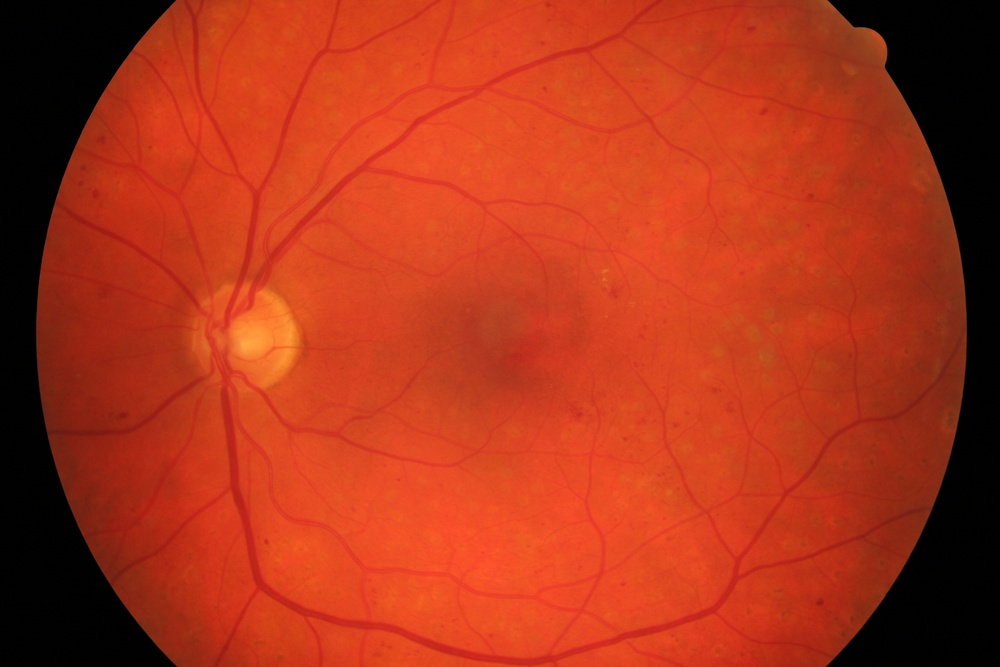
#> input picture images/01_dr.JPG, 1000 x 667 px, shrunk from 3504 x 2336 before the run, given in place of 15_g.jpg, which was not available
$ jupyter execute --allow-errors na_3.ipynb
#> lines starting #> are read from the running program, lines starting #| are printed output that depends on the picture; long printed decimals are rounded; pictures that were not available may be replaced by others from this repository, and a replacement may not be noted
[cell 1]
import os.path as path

import numpy
import rasterio as rio
import skimage
from skimage import exposure
from skimage import img_as_ubyte
from skimage import io

io.use_plugin('matplotlib', 'imshow')

test_image_name = '15_g'

def rescale(image):
    b, u = numpy.percentile(image, (2, 98))
    return skimage.exposure.rescale_intensity(image, in_range=(b, u))


def load_eye_photo(img_name):
#> called with img_name = '15_g'
    return img_as_ubyte(io.imread(path.join('images', f'{img_name}.jpg')))
#> returned value is the input picture: shape (667, 1000, 3); mean R, G, B 172.2, 52.8, 25.5


def load_manual_expert_mask(name):
    return img_as_ubyte(io.imread(path.join('manual1', f'{name}.tif')))


def load_outline_mask(name):
    return img_as_ubyte(rio.open(path.join('mask', f'{name}_mask.tif')).read())


img = load_eye_photo(test_image_name)
img_green = img[:, :, 1]
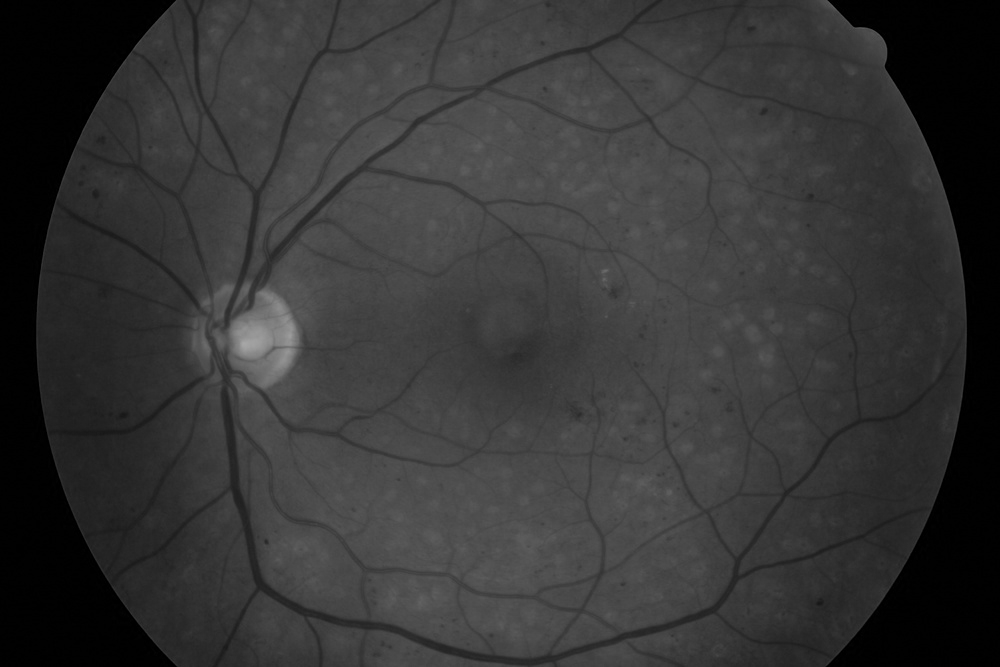
#> img_green: shape (667, 1000); min 0, max 167, mean 52.8
img_green = rescale(img_green)
#> in rescale, `b, u = numpy.percentile(image, (2, 98))`: b = 0; u = 84
#> in rescale, `return skimage.exposure.rescale_intensity(image, in_range=(b, u))`:
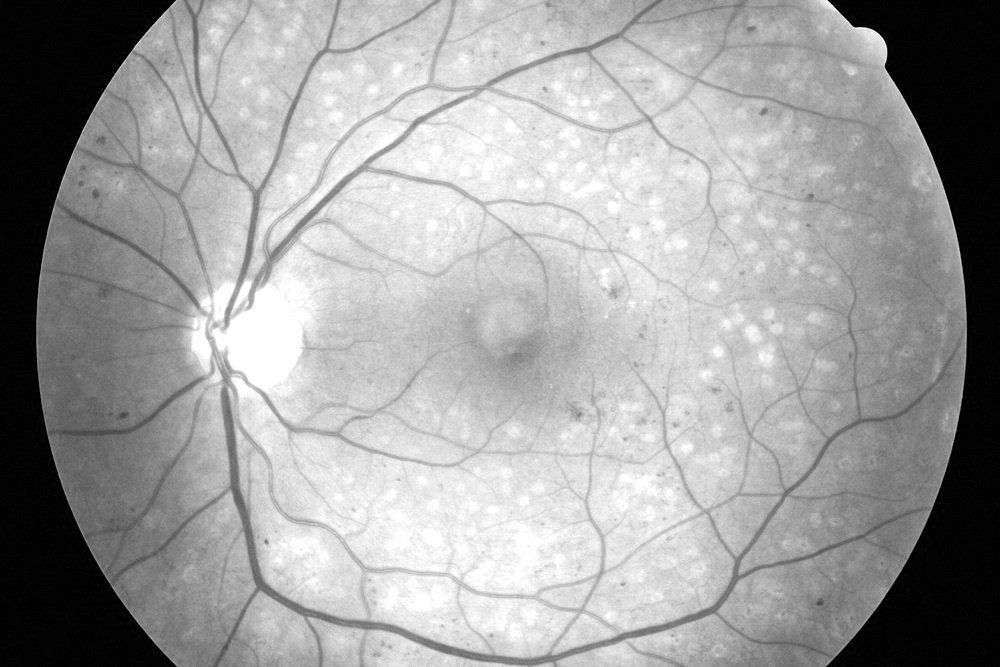
#> returned value: shape (667, 1000); min 0, max 255, mean 158.8

print("Green layer of input photo.")
io.imshow(img_green)

[cell 2]
import matplotlib.pyplot as plt
from skimage.filters import frangi, gaussian

img_filtered_float = frangi(gaussian(img_green.copy()))
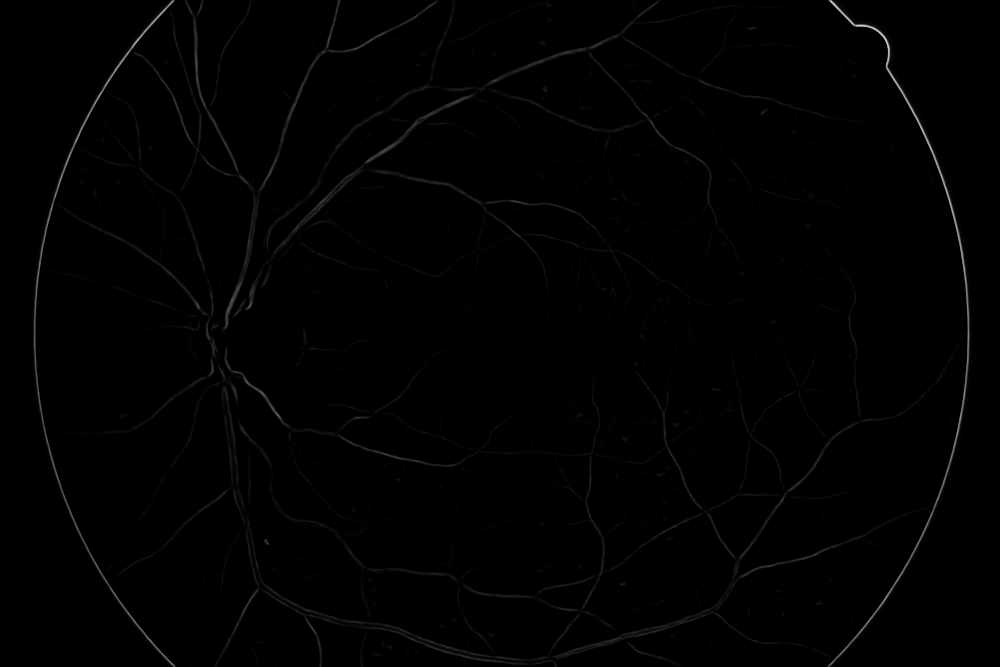
#> img_filtered_float: shape (667, 1000) float64; min 0, max 0.815, mean 0.00681
img_filtered = img_as_ubyte(rescale(img_filtered_float))
#> in rescale (call 2), `b, u = numpy.percentile(image, (2, 98))`: u = 0.0847
#> in rescale (call 2), `return skimage.exposure.rescale_intensity(image, in_range=(b, u))`:
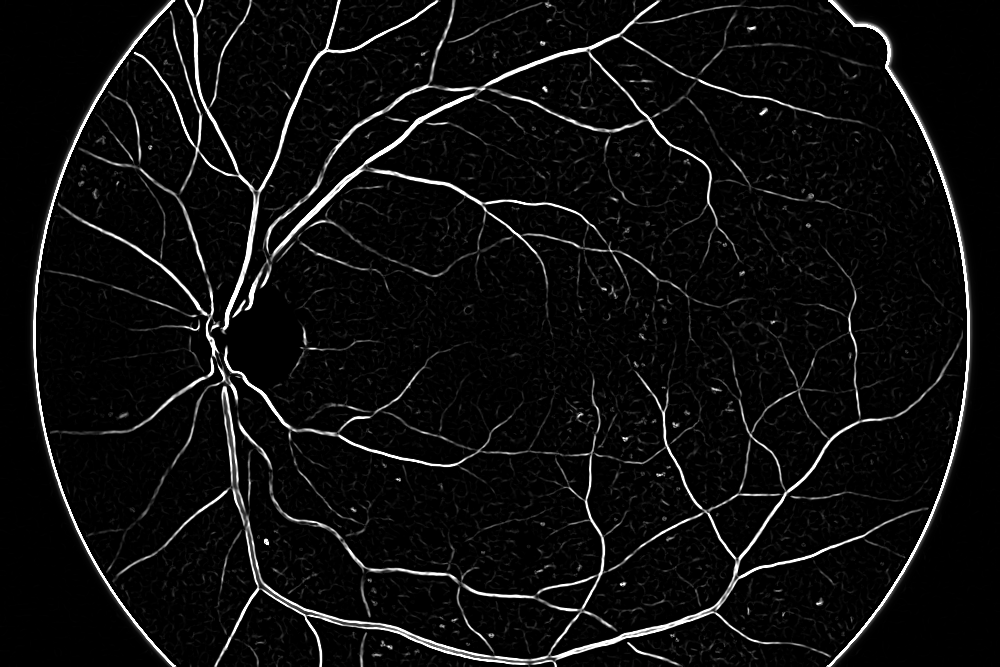
#> returned value: shape (667, 1000) float64; min 0, max 1, mean 0.0558

print("Mask created by classificator.")
plt.imshow(img_filtered, vmin=0, vmax=255, cmap=plt.cm.gray)

#> (a cell that did not finish here is left out)

outline_mask = outline_mask[0,:,:]
outline_mask = numpy.where(outline_mask == 255, 1, 0)
print("Outline mask.")
io.imshow(outline_mask, vmin=0, vmax=1, cmap=plt.cm.gray)

#> (a cell that did not finish here is left out)

[cell 5]
from skimage.filters import threshold_mean
from skimage.morphology import remove_small_objects

#> (the rest of this cell did not finish here and is left out)

[cell 6]
img_expert = load_manual_expert_mask(test_image_name)
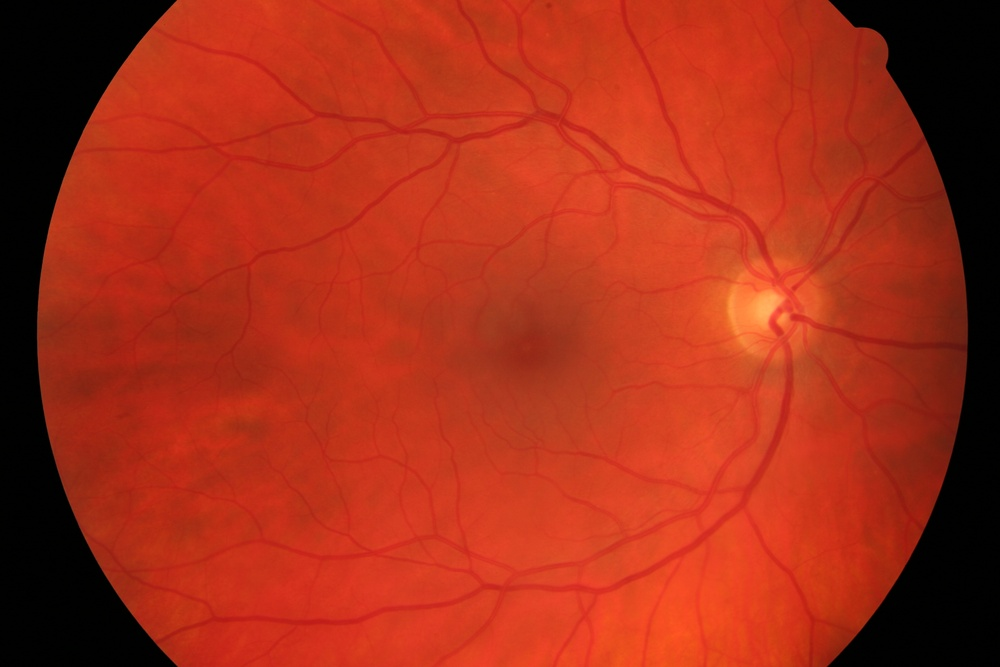
#> input picture images/01_g.jpg, 1000 x 667 px, shrunk from 3504 x 2336 before the run, given in place of 15_g.tif, which was not available
#> in load_manual_expert_mask, returned value is the input picture: shape (667, 1000, 3); mean R, G, B 165.2, 46, 24
print("Mask created by doctor manually - ground truth.")
io.imshow(img_expert, vmin=0, vmax=255, cmap=plt.cm.gray)

[cell 7]
from sklearn import metrics


ground_truth = img_expert.flatten().tolist()
#> ground_truth = 2001000 items
classifier_result = img.flatten().tolist()
#> classifier_result = 2001000 items

confusion = metrics.confusion_matrix(ground_truth, classifier_result)

# true positives / negatives
# false positives / negatives
TN, FP = confusion[0, 0], confusion[0, 1]
#> TN = 35575; FP = 46935
FN, TP = confusion[1, 0], confusion[1, 1]
#> FN = 77757; TP = 125212

accuracy = float(TP + TN) / float(TP + TN + FP + FN)
#> accuracy = 0.563
sensitivity = float(TP) / float(TP + FN)
#> sensitivity = 0.617
specificity = float(TN) / float(TN + FP)
#> specificity = 0.431
sensitivity_specificity_mean = float(sensitivity + specificity) / 2
#> sensitivity_specificity_mean = 0.524
print(confusion)
#> (printed output is left out)
print("accuracy", accuracy)
#| accuracy 0.5632
print("sensitivity", sensitivity)
#| sensitivity 0.6169
print("specificity", specificity)
#| specificity 0.4312
print("sensitivity_specificity_mean", sensitivity_specificity_mean)
#| sensitivity_specificity_mean 0.524
